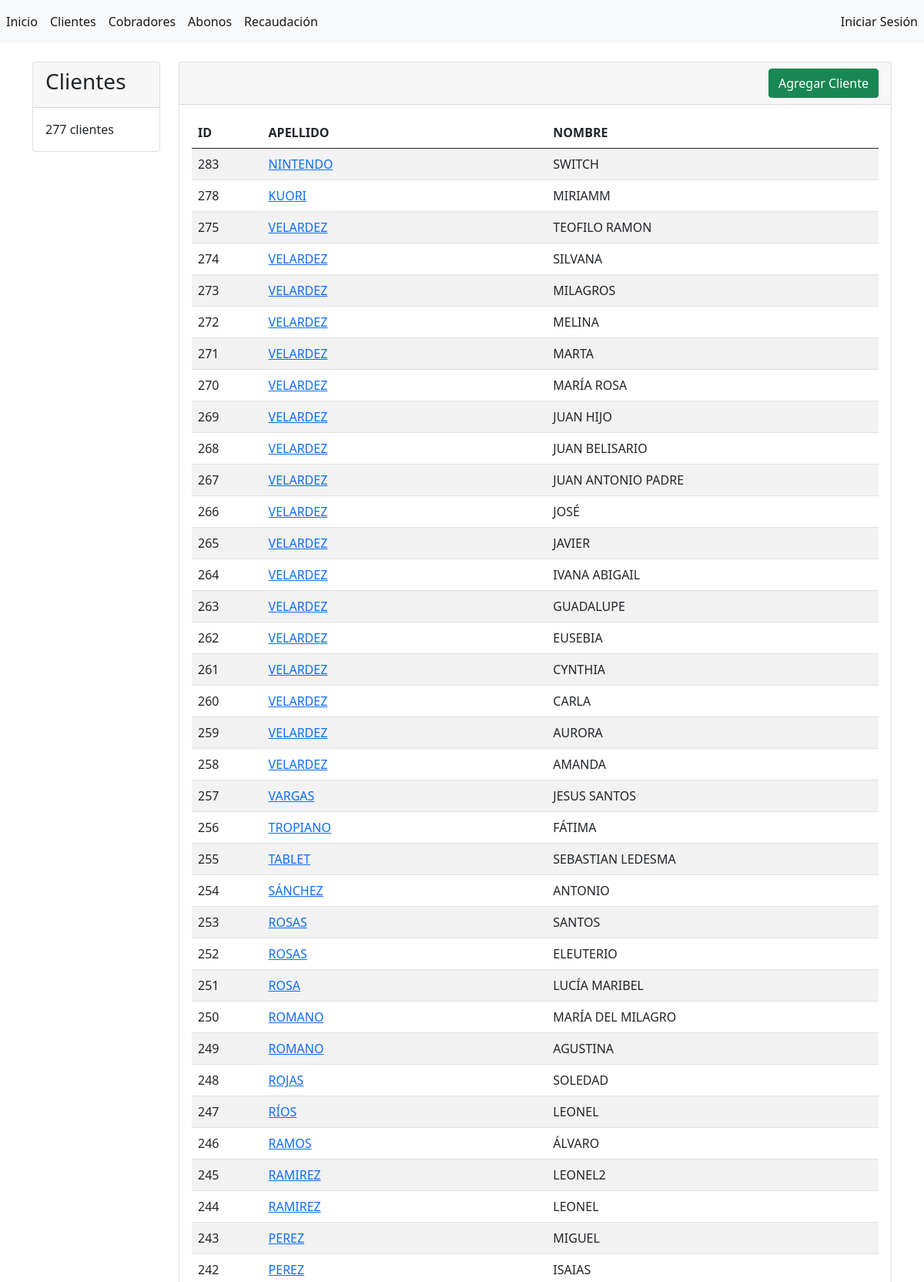
/clientes/ (upper part), run on the app's committed database.
### abonos/models.py (models this page shows, shortened)
class Cliente(models.Model):
    apellido = models.CharField(max_length=45, verbose_name="apellido")
    nombre = models.CharField(max_length=45, verbose_name="nombre")
    activo = models.BooleanField(default=True, verbose_name="activo")
    creado = models.DateTimeField(auto_now_add=True)
    modificado = models.DateTimeField(auto_now=True)
    class Meta:
        verbose_name = "Cliente"
        verbose_name_plural = "Clientes"
        ordering = ['-modificado', '-creado']
        unique_together = ['apellido', 'nombre']

### abonos/views.py (the view)
# urls.py: path('clientes/', views.clientes, name='clientes'),
def clientes(request):
    clientes = Cliente.objects.all().order_by('-creado')
    clientes_cuenta = clientes.count()
    context = {
        'clientes': clientes,
        'clientes_cuenta': clientes_cuenta
    }
    return render(request, 'clientes/index.html', context)

### abonos/templates/clientes/index.html (shortened to what this page needs)
{% extends "base.html" %}
{% block sidebar %}
<div class="card">
    <div class="card-header">
        <h3>Clientes</h3>
    </div>
    <div class="card-body">
        <p class="card-text">{{ clientes_cuenta }} clientes</p>
    </div>
</div>
{% endblock %}
{% block contenido %}
<div class="card">
    <div class="card-header d-flex justify-content-end">
        <a name="" id="" class="btn btn-success" href="{% url 'agregar_cliente' %}" role="button">Agregar Cliente</a>
    </div>
    <div class="card-body">
        <table class="table table-striped table-hover">
            <thead>
                <tr>
                    <th>ID</th>
                    <th>APELLIDO</th>
                    <th>NOMBRE</th>
                </tr>
            </thead>
            <tbody>
                {% for cliente in clientes %}
                <tr>
                    <td>{{ cliente.id }}</td>
                    <td><a href="{% url 'abonos' %}?query_cliente={{cliente.id}}">{{ cliente.apellido }}</a></td>
                    <td>{{ cliente.nombre }}</td>
                </tr>
                {% endfor %}
            </tbody>
        </table>
    </div>
</div>
{% endblock %}

### data on the page
Cliente: id "283", apellido "NINTENDO", nombre "SWITCH"
Cliente: id "278", apellido "KUORI", nombre "MIRIAMM"
Cliente: id "275", apellido "VELARDEZ", nombre "TEOFILO RAMON"
Cliente: id "274", apellido "VELARDEZ", nombre "SILVANA"
Cliente: id "273", apellido "VELARDEZ", nombre "MILAGROS"
Cliente: id "272", apellido "VELARDEZ", nombre "MELINA"
Cliente: id "271", apellido "VELARDEZ", nombre "MARTA"
Cliente: id "270", apellido "VELARDEZ", nombre "MARÍA ROSA"
Cliente: id "269", apellido "VELARDEZ", nombre "JUAN HIJO"
Cliente: id "268", apellido "VELARDEZ", nombre "JUAN BELISARIO"
Cliente: id "267", apellido "VELARDEZ", nombre "JUAN ANTONIO PADRE"
Cliente: id "266", apellido "VELARDEZ", nombre "JOSÉ"
Cliente: id "265", apellido "VELARDEZ", nombre "JAVIER"
Cliente: id "264", apellido "VELARDEZ", nombre "IVANA ABIGAIL"
Cliente: id "263", apellido "VELARDEZ", nombre "GUADALUPE"
Cliente: id "262", apellido "VELARDEZ", nombre "EUSEBIA"
Cliente: id "261", apellido "VELARDEZ", nombre "CYNTHIA"
Cliente: id "260", apellido "VELARDEZ", nombre "CARLA"
Cliente: id "259", apellido "VELARDEZ", nombre "AURORA"
Cliente: id "258", apellido "VELARDEZ", nombre "AMANDA"
Cliente: id "257", apellido "VARGAS", nombre "JESUS SANTOS"
Cliente: id "256", apellido "TROPIANO", nombre "FÁTIMA"
Cliente: id "255", apellido "TABLET", nombre "SEBASTIAN LEDESMA"
Cliente: id "254", apellido "SÁNCHEZ", nombre "ANTONIO"
Cliente: id "253", apellido "ROSAS", nombre "SANTOS"
Cliente: id "252", apellido "ROSAS", nombre "ELEUTERIO"
Cliente: id "251", apellido "ROSA", nombre "LUCÍA MARIBEL"
Cliente: id "250", apellido "ROMANO", nombre "MARÍA DEL MILAGRO"
Cliente: id "249", apellido "ROMANO", nombre "AGUSTINA"
Cliente: id "248", apellido "ROJAS", nombre "SOLEDAD"
Cliente: id "247", apellido "RÍOS", nombre "LEONEL"
Cliente: id "246", apellido "RAMOS", nombre "ÁLVARO"
Cliente: id "245", apellido "RAMIREZ", nombre "LEONEL2"
Cliente: id "244", apellido "RAMIREZ", nombre "LEONEL"
Cliente: id "243", apellido "PEREZ", nombre "MIGUEL"
Cliente: id "242", apellido "PEREZ", nombre "ISAIAS"

### other printed values
{{ clientes_cuenta }} "277"
